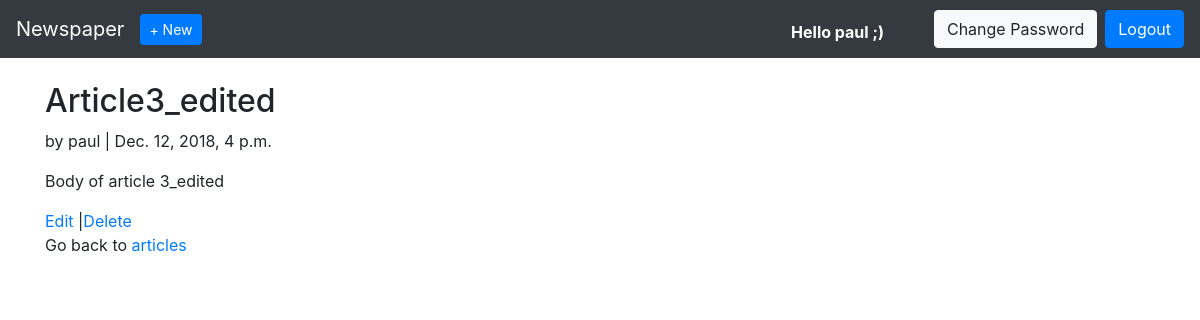
Page /articles/3/ (signed in) on the committed database.
### users/models.py (models this page shows)
class CustomUser(AbstractUser):
	age=models.PositiveIntegerField(null=True,blank=True)

### articles/models.py (models this page shows, shortened)
class Article(models.Model):
	title=models.CharField(max_length=255)
	body=models.TextField()
	date=models.DateTimeField(auto_now_add=True)
	author=models.ForeignKey(
		get_user_model(),
		on_delete=models.CASCADE,
		)

### articles/views.py (the view)
# urls.py: path('<int:pk>/',ArticleDetailView.as_view(),name='article_detail'),
class ArticleDetailView(LoginRequiredMixin,DetailView):
	model=Article
	template_name='article_detail.html'
	login_url='login'

### templates/article_detail.html
{% extends 'base.html' %}
{% block content %}
<div class="article-entry">
	<h2>{{ object.title }}</h2>
	<p>by {{object.author}} | {{ object.date }}</p>
	<p>{{object.body}}</p>
</div>
<p> <a href="{% url 'article_edit' article.pk %}">Edit</a>
	|<a href="{% url 'article_delete' article.pk %}">Delete</a>
	<br>Go back to <a href="{% url 'article_list' %}">articles</a>
</p>
{% endblock content %}

### templates/base.html (shortened to what this page needs)
<!doctype html>
<html lang="en">
  <head>
    <link rel="stylesheet" href="https://stackpath.bootstrapcdn.com/bootstrap/4.1.3/css/bootstrap.min.css">
  </head>
  <body>
    <nav class="navbar navbar-expand-md navbar-dark bg-dark mb-4">
      <a class="navbar-brand" href="{% url 'home' %}">Newspaper</a>
      {% if user.is_authenticated %}
        <ul class="navbar-nav mr-auto">
          <li class="nav-item"><a href="{% url 'article_new' %}" class='btn btn-primary btn-sm'>+ New</a></li>
        </ul>
      {% endif %}
      <div class="collapse navbar-collapse" id="navbarCollapse">
        {% if user.is_authenticated %}
       	  <form class="form-inline ml-auto">
       	  	<p class='h4' style='color:white;padding-right: 50px;padding-top: 15px;font-weight:bold;font-size: medium;'>Hello {{ user.username }} ;)</p>
            <a href="{% url 'password_change'%}" class="btn btn-light">
            Change Password</a>
            <a href="{% url 'logout' %}" class="btn btn-primary ml-2">
            Logout</a>
          </form>
        {% endif %}
      </div>
    </nav>
    <div class="container">
      {% block content %}
      {% endblock content %}
    </div>
  </body>
</html>

### rows in the picture
CustomUser: username "paul"
Article: title "Article3_edited", author "paul", date "Dec. 12, 2018, 4 p.m.", body "Body of article 3_edited"
